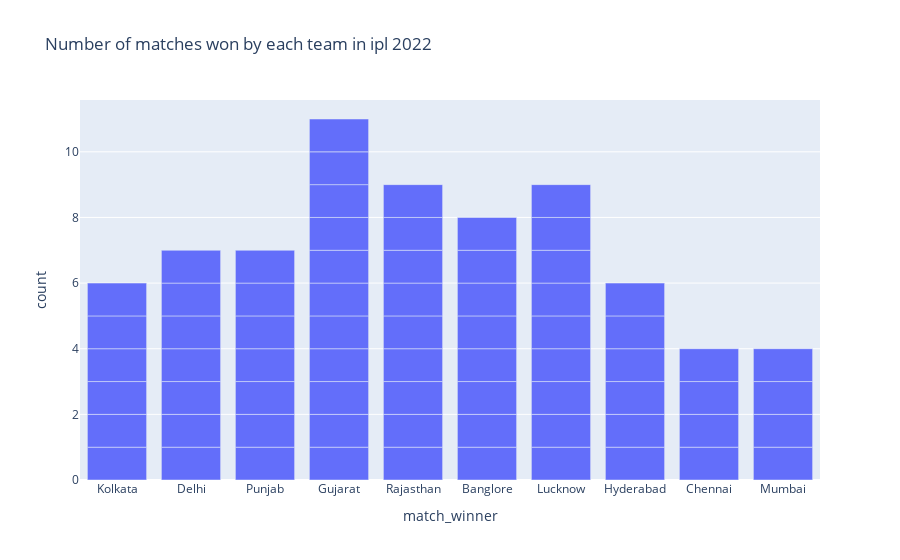

The notebook cell saved with this chart:
### Markdown cell above
Number of matches won by each team

### Code cell
figure=px.bar(data,x=data['match_winner'],title="Number of matches won by each team in ipl 2022")
figure.show()

### Figure 1 — Plotly figure (JSON) as saved in the notebook; plotly's stock layout.template omitted (floating-point values rounded to 4 significant figures)
{"data": [{"alignmentgroup": "True", "hovertemplate": "match_winner=%{x}<br>count=%{y}<extra></extra>", "legendgroup": "", "marker": {"color": "#636efa", "pattern": {"shape": ""}}, "name": "", "offsetgroup": "", "orientation": "v", "showlegend": false, "textposition": "auto", "type": "bar", "x": ["Kolkata", "Delhi", "Punjab", "Gujarat", "Rajasthan", "Banglore", "Lucknow", "Kolkata", "Rajasthan", "Gujarat", "Punjab", "Lucknow", "Banglore", "Kolkata", "Lucknow", "Gujarat", "Hyderabad", "Banglore", "Delhi", "Rajasthan", "Hyderabad", "Chennai", "Punjab", "Gujarat", "Hyderabad", "Lucknow", "Banglore", "Hyderabad", "Gujarat", "Rajasthan", "Banglore", "Delhi", "Chennai", "Rajasthan", "Gujarat", "Hyderabad", "Lucknow", "Punjab", "Rajasthan", "Gujarat", "Delhi", "Lucknow", "Gujarat", "Mumbai", "Lucknow", "Chennai", "Kolkata", "Punjab", "Banglore", "Delhi", "Mumbai", "Rajasthan", "Lucknow", "Banglore", "Chennai", "Kolkata", "Gujarat", "Delhi", "Mumbai", "Punjab", "Kolkata", "Gujarat", "Rajasthan", "Delhi", "Hyderabad", "Lucknow", "Banglore", "Rajasthan", "Mumbai", "Punjab", "Gujarat"], "xaxis": "x", "y": [1, 1, 1, 1, 1, 1, 1, 1, 1, 1, 1, 1, 1, 1, 1, 1, 1, 1, 1, 1, 1, 1, 1, 1, 1, 1, 1, 1, 1, 1, 1, 1, 1, 1, 1, 1, 1, 1, 1, 1, 1, 1, 1, 1, 1, 1, 1, 1, 1, 1, 1, 1, 1, 1, 1, 1, 1, 1, 1, 1, 1, 1, 1, 1, 1, 1, 1, 1, 1, 1, 1], "yaxis": "y"}], "layout": {"autosize": true, "barmode": "relative", "legend": {"tracegroupgap": 0}, "title": {"text": "Number of matches won by each team in ipl 2022"}, "xaxis": {"anchor": "y", "autorange": true, "domain": [0, 1], "range": [-0.5, 9.5], "title": {"text": "match_winner"}, "type": "category"}, "yaxis": {"anchor": "x", "autorange": true, "domain": [0, 1], "range": [0, 11.58], "title": {"text": "count"}, "type": "linear"}}}
